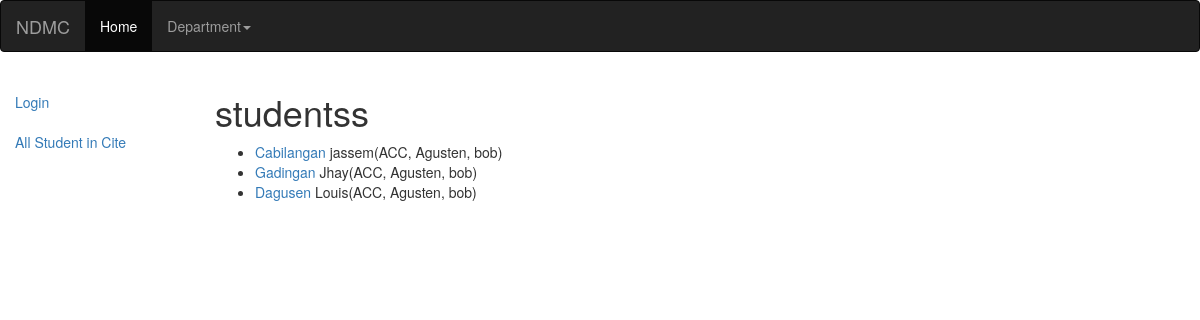
/cba/, run on the app's committed database.
### cba/models.py (models this page shows, shortened)
class student(models.Model):
	Last_name    =	 models.CharField(max_length=100)
	First_name 	 = 	 models.CharField(max_length=200, help_text="Enter your first name ")
	MI 			 =	 models.CharField(max_length=200, help_text="Enter your middle Name")
	Gender = (
        ('m', 'Male'),
        ('o', 'Female'),
	)
	Sex			  =   models.CharField(max_length=1, choices=Gender, blank=True, default='m')
	Professor		 = 		models.ForeignKey('professor', on_delete=models.SET_NULL, null=True)
	course	     = 		models.ForeignKey('Course', on_delete=models.SET_NULL, null=True)
	grade	     = 		models.ForeignKey('Grade', on_delete=models.SET_NULL, null=True)
	def get_absolute_url(self):
		return reverse(' studentdetail', args=[str(self.id)])

class Grade(models.Model):
	Subject		 = 	 	models.ForeignKey('subject', on_delete=models.SET_NULL, null=True)
	quiz		 = 		models.IntegerField(null=True)
	performance	 =	    models.IntegerField(null=True)
	exam         =      models.IntegerField(null=True)
	mark = (
			('f', 'Fail'),
			('p', 'Pass'),
	)
	Mark = models.CharField(max_length=1, choices=mark, blank=True, default='Fail')

class subject(models.Model):
	subject_name		 = 		models.CharField(max_length=150)
	subject_Descreption  = 	 	models.CharField(max_length=200)

class professor(models.Model):
	first_name		= models.CharField(max_length=150)
	last_name 		= models.CharField(max_length=150)
	bio 			= models.TextField(max_length=300)
	def __str__(self):
		return '%s, %s' % (self.last_name, self.first_name)

### cba/views.py (the view)
def view (request):
		queryset = student.objects.filter(Last_name__icontains='war')[:5]
		students = student.objects.all()
		context = {
			'students':students,
		}
		return render(request, "cba_student_list.html", context)

### cba/templates/cba_student_list.html (shortened to what this page needs)
{% extends "base_generic.html" %}
{% block content %}
    <h1>studentss</h1>
    {% if students %}
    <ul>
      {% for students in students %}
      <li>
        <a href="{{ students.get_absolute_url }} ">{{students.Last_name}}    </a> {{students.First_name}}({{students.grade.Subject.subject_name}},  {{students.Professor}})
      </li>
      {% endfor %}
    </ul>
    {% else %}
      <p>There are no books in the library.</p>
    {% endif %}
		  {% endblock %}

### data on the page
student: Last_name "Cabilangan", First_name "jassem", grade.Subject.subject_name "ACC", Professor "Agusten, bob"
student: Last_name "Gadingan", First_name "Jhay", grade.Subject.subject_name "ACC", Professor "Agusten, bob"
student: Last_name "Dagusen", First_name "Louis", grade.Subject.subject_name "ACC", Professor "Agusten, bob"
